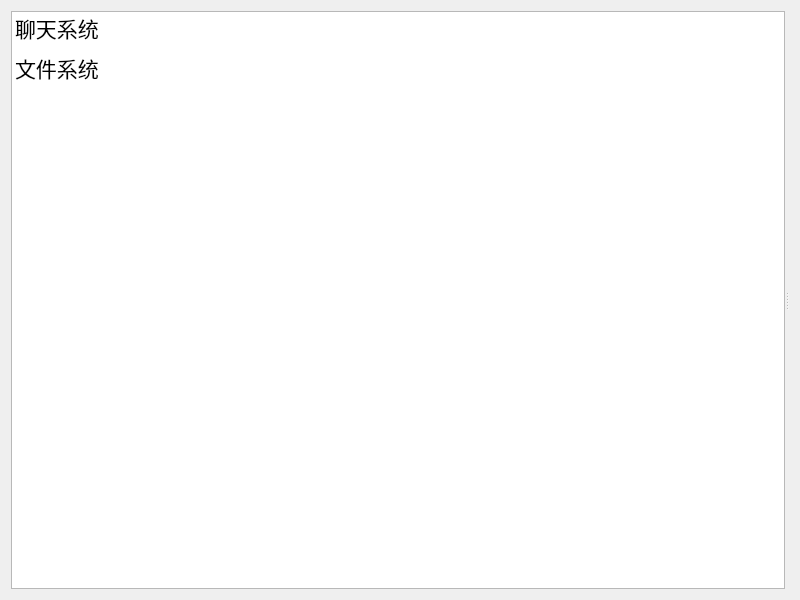
<?xml version="1.0" encoding="UTF-8"?>
<ui version="4.0">
 <class>Widget</class>
 <widget class="QWidget" name="Widget">
  <property name="windowModality">
   <enum>Qt::NonModal</enum>
  </property>
  <property name="geometry">
   <rect>
    <x>0</x>
    <y>0</y>
    <width>800</width>
    <height>600</height>
   </rect>
  </property>
  <property name="minimumSize">
   <size>
    <width>0</width>
    <height>0</height>
   </size>
  </property>
  <property name="windowTitle">
   <string>Widget</string>
  </property>
  <layout class="QVBoxLayout" name="verticalLayout">
   <item>
    <widget class="QSplitter" name="splitter">
     <property name="enabled">
      <bool>true</bool>
     </property>
     <property name="orientation">
      <enum>Qt::Horizontal</enum>
     </property>
     <property name="opaqueResize">
      <bool>true</bool>
     </property>
     <widget class="QListWidget" name="listWidget">
      <property name="font">
       <font>
        <family>楷体</family>
        <pointsize>16</pointsize>
       </font>
      </property>
      <property name="gridSize">
       <size>
        <width>0</width>
        <height>40</height>
       </size>
      </property>
      <item>
       <property name="text">
        <string>聊天系统</string>
       </property>
      </item>
      <item>
       <property name="text">
        <string>文件系统</string>
       </property>
      </item>
     </widget>
     <widget class="QStackedWidget" name="stackedWidget">
      <property name="enabled">
       <bool>true</bool>
      </property>
      <property name="minimumSize">
       <size>
        <width>0</width>
        <height>0</height>
       </size>
      </property>
      <property name="currentIndex">
       <number>-1</number>
      </property>
     </widget>
    </widget>
   </item>
  </layout>
 </widget>
 <resources/>
 <connections/>
</ui>
